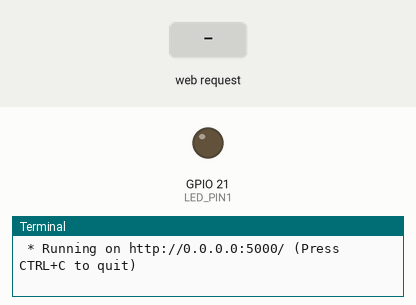
Bench run of a program on a simulated Raspberry Pi (BCM pin numbers). On the bench: output pins drawn as LEDs (lit = HIGH), the last lines printed to the terminal. The test bench sets the inputs (shaded band). The clock reads 2024-03-15 10:24:30 at power-on unless the program sets it.

Above: at 1.2 s.
1.3 s: HTTP request for /led/on received
At 2.0 s:
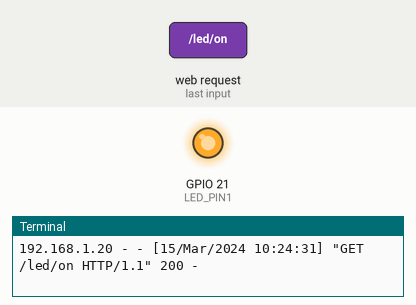
4.3 s: HTTP request for /led/off received
At 5.5 s:
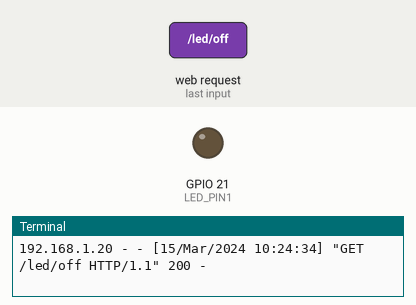
Timing chart, 0 to 7.3 s (numbered marks = the images above; inputs shaded):
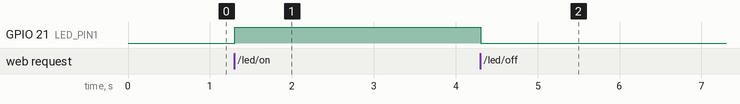

The program:

flask_led2.py
```python
from flask import Flask, render_template
import RPi.GPIO as GPIO

LED_PIN1 = 21


# Flask 객체 생성
app = Flask(__name__)

GPIO.setmode(GPIO.BCM)
GPIO.setup(LED_PIN1, GPIO.OUT)

#alt shift 밑에 화살표 = 복붙
# 0.0.0.0:5000/
@app.route("/")
def home():
    return render_template("led.html")


@app.route("/led/<op>")
def led_op(op):
        if op == "on":
            GPIO.output(LED_PIN1, GPIO.HIGH)
            return "LED ON"

        elif op == "off":
            GPIO.output(LED_PIN1, GPIO.LOW)
            return "LED OFF"

        else:
            return "ERROR"
    #elif color == "Bule":
        if op == "on":
            GPIO.output(LED_PIN2, GPIO.HIGH)
            return'''
            <p>Led Yel on</p>
            <a href="/">Go Home</a>
        '''
        elif op == "off":
            GPIO.output(LED_PIN2, GPIO.LOW)
            return'''
            <p>Led Yel off</p>
            <a href="/">Go Home</a>
        '''


#터미널에서 직접 실행시킨 경우
if __name__ == "__main__":
    try:
        app.run(host="0.0.0.0", debug=True)
    finally:
        GPIO.cleanup()
```

Measured:
- after the input at 1.3 s, GPIO 21 (LED_PIN1): LOW → HIGH at once
- after the input at 4.3 s, GPIO 21 (LED_PIN1): HIGH → LOW at once
